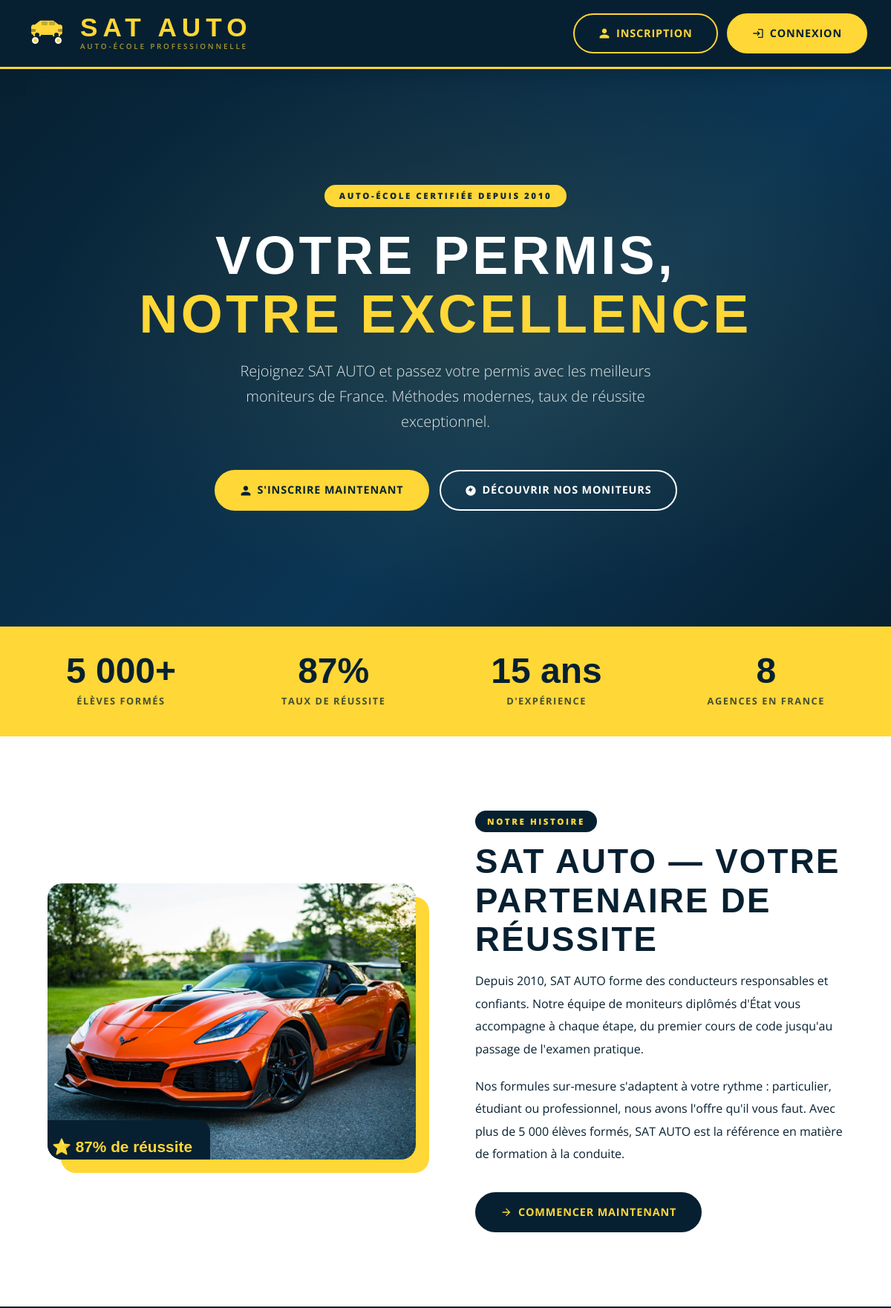
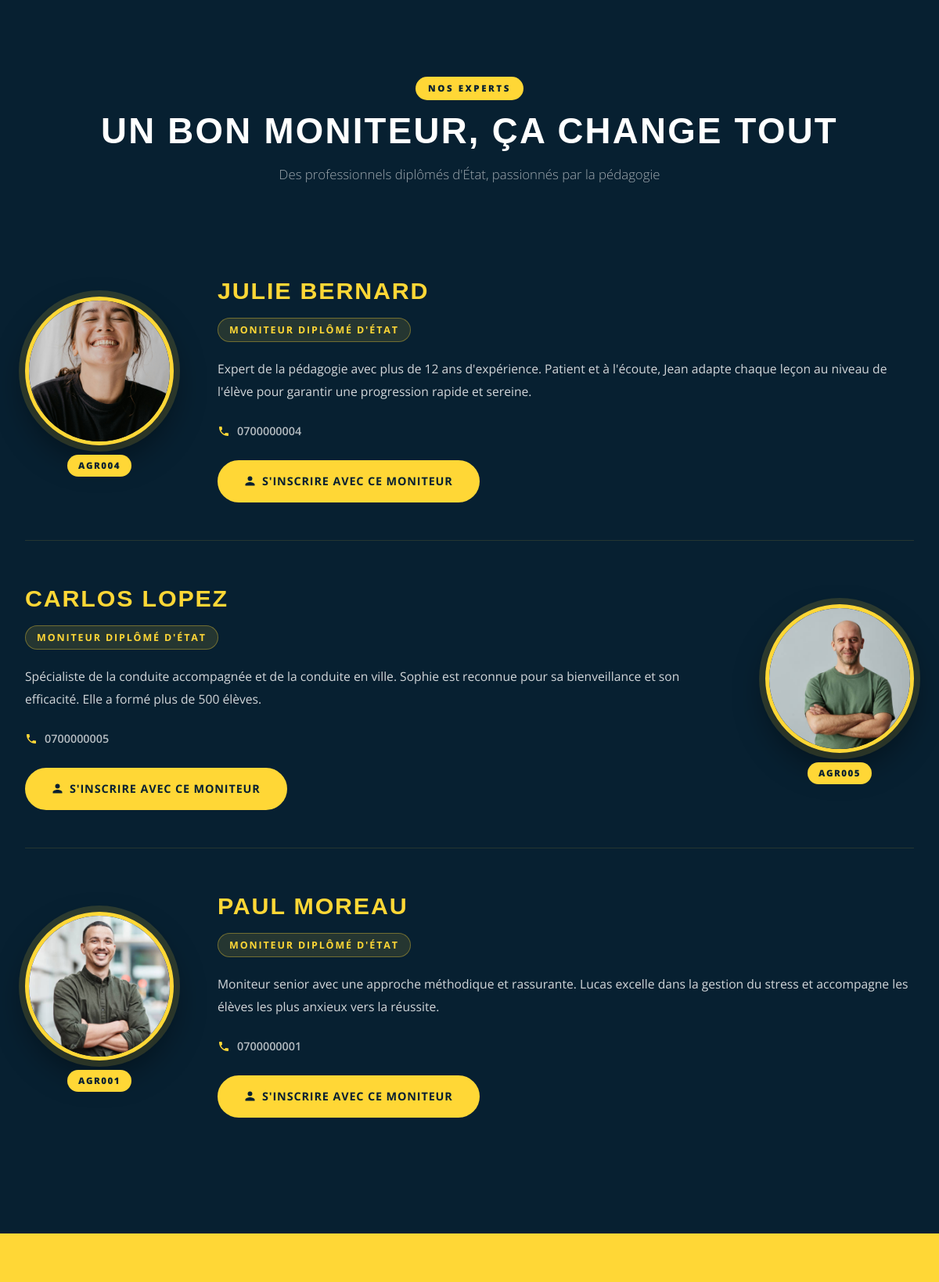
The page / (upper part) on the database its author committed (2 pictures, top to bottom).
### tables this page shows
CREATE TABLE moniteur (
    id_moniteur INT PRIMARY KEY AUTO_INCREMENT,
    nom VARCHAR(50) NOT NULL,
    prenom VARCHAR(50) NOT NULL,
    email VARCHAR(100) UNIQUE NOT NULL,
    mot_de_passe VARCHAR(255) NOT NULL,
    telephone VARCHAR(20) NOT NULL,
    date_embauche DATE NOT NULL,
    numero_agrement VARCHAR(50) 
);

### modele/modele.class.php (called while the page is built, shortened)
<?php
class Modele {
    private $connexionBDD;
    public function __construct() {
        $serveur = "mysql:host=localhost;dbname=sat_auto;charset=utf8";
        $utilisateur = "root";
        $motDePasse  = "";
        try {
            $this->connexionBDD = new PDO($serveur, $utilisateur, $motDePasse);
            $this->connexionBDD->setAttribute(PDO::ATTR_ERRMODE, PDO::ERRMODE_EXCEPTION);
            $this->connexionBDD->setAttribute(PDO::ATTR_DEFAULT_FETCH_MODE, PDO::FETCH_ASSOC);
        } catch (PDOException $erreur) {
            die("Erreur de connexion : " . $erreur->getMessage());
        }
    }
    public function listerMoniteursPageAccueil() {
        return $this->connexionBDD->query("SELECT * FROM moniteur ORDER BY nom LIMIT 3")->fetchAll();
    }
}
?>

### controleur/controleur.class.php (called while the page is built, shortened)
<?php
require_once("modele/modele.class.php");
class Controleur {
    protected $modele;
    public function __construct() {
        $this->modele = new Modele();
    }
    public function obtenirMoniteursPageAccueil() {
        return $this->modele->listerMoniteursPageAccueil();
    }
}
?>

### vue/vue_presentation.php (the view, shortened to what this page needs)
<?php $moniteurs = isset($moniteurs) ? $moniteurs : []; ?>
<!DOCTYPE html>
<html lang="fr">
<head>
  <link rel="stylesheet" href="https://cdnjs.cloudflare.com/ajax/libs/font-awesome/6.4.0/css/all.min.css">
  <link rel="stylesheet" href="css/style.css">
</head>
<body>
<header class="header">
  <div class="nav-inner">
    <a href="index.php" class="logo-wrap">
      <div class="logo-anim">
        <div class="logo-wheels">
          <span class="logo-wheel"></span>
          <span class="logo-wheel"></span>
        </div>
      </div>
      <div class="logo-text-wrap">
        <span class="logo-name">SAT AUTO</span>
        <span class="logo-tagline">Auto-École Professionnelle</span>
      </div>
    </a>
    <nav class="nav-right" id="navRight">
      <a href="index.php?page=inscription" class="btn btn-outline-y">
        <svg width="16" height="16" fill="currentColor" viewBox="0 0 24 24"><path d="M12 12c2.7 0 4.8-2.1 4.8-4.8S14.7 2.4 12 2.4 7.2 4.5 7.2 7.2 9.3 12 12 12zm0 2.4c-3.2 0-9.6 1.6-9.6 4.8v2.4h19.2v-2.4c0-3.2-6.4-4.8-9.6-4.8z"/></svg>
        Inscription
      </a>
      <a href="index.php?page=connexion" class="btn btn-yellow">
        <svg width="16" height="16" fill="currentColor" viewBox="0 0 24 24"><path d="M11 7L9.6 8.4l2.6 2.6H2v2h10.2l-2.6 2.6L11 17l5-5-5-5zm9 12h-8v2h8c1.1 0 2-.9 2-2V5c0-1.1-.9-2-2-2h-8v2h8v14z"/></svg>
        Connexion
      </a>
    </nav>
  </div>
</header>
<section class="hero">
  <div class="hero-badge">Auto-École Certifiée depuis 2010</div>
  <h1>Votre Permis,<br><em>Notre Excellence</em></h1>
  <p class="hero-sub">Rejoignez SAT AUTO et passez votre permis avec les meilleurs moniteurs de France. Méthodes modernes, taux de réussite exceptionnel.</p>
  <div class="hero-cta">
    <a href="index.php?page=inscription" class="btn btn-yellow">
      <svg width="16" height="16" fill="currentColor" viewBox="0 0 24 24"><path d="M12 12c2.7 0 4.8-2.1 4.8-4.8S14.7 2.4 12 2.4 7.2 4.5 7.2 7.2 9.3 12 12 12zm0 2.4c-3.2 0-9.6 1.6-9.6 4.8v2.4h19.2v-2.4c0-3.2-6.4-4.8-9.6-4.8z"/></svg>
      S'inscrire maintenant
    </a>
    <a href="#moniteurs" class="btn btn-outline-w">
      <svg width="16" height="16" fill="currentColor" viewBox="0 0 24 24"><path d="M12 2C6.48 2 2 6.48 2 12s4.48 10 10 10 10-4.48 10-10S17.52 2 12 2zm-1 14v-4H7l5-8v4h4l-5 8z"/></svg>
      Découvrir nos moniteurs
    </a>
  </div>
</section>
<div class="stats-strip">
  <div class="stats-inner">
    <div><div class="stat-n">5 000+</div><div class="stat-l">Élèves formés</div></div>
    <div><div class="stat-n">87%</div><div class="stat-l">Taux de réussite</div></div>
    <div><div class="stat-n">15 ans</div><div class="stat-l">D'expérience</div></div>
    <div><div class="stat-n">8</div><div class="stat-l">Agences en France</div></div>
  </div>
</div>
<section class="pres-section">
  <div class="pres-inner container">
    <div class="pres-img-wrap">
      <img src="images/conduite.jpg" alt="Conduite SAT AUTO">
      <div class="pres-badge">⭐ 87% de réussite</div>
    </div>
    <div>
      <span class="section-tag tag-on-white">Notre histoire</span>
      <h2 class="section-heading">SAT AUTO — Votre Partenaire de Réussite</h2>
      <p style="font-size:1rem;line-height:1.9;color:#072031;margin-bottom:20px;">
        Depuis 2010, SAT AUTO forme des conducteurs responsables et confiants. Notre équipe de moniteurs diplômés d'État vous accompagne à chaque étape, du premier cours de code jusqu'au passage de l'examen pratique.
      </p>
      <p style="font-size:1rem;line-height:1.9;color:#072031;margin-bottom:36px;">
        Nos formules sur-mesure s'adaptent à votre rythme : particulier, étudiant ou professionnel, nous avons l'offre qu'il vous faut. Avec plus de 5 000 élèves formés, SAT AUTO est la référence en matière de formation à la conduite.
      </p>
      <a href="index.php?page=inscription" class="btn btn-blue">
        <svg width="16" height="16" fill="currentColor" viewBox="0 0 24 24"><path d="M12 4l-1.41 1.41L16.17 11H4v2h12.17l-5.58 5.59L12 20l8-8z"/></svg>
        Commencer maintenant
      </a>
    </div>
  </div>
</section>
<section class="moniteurs-section" id="moniteurs">
  <div class="moniteurs-inner">
    <div style="text-align:center;margin-bottom:60px;">
      <span class="section-tag tag-on-blue">Nos experts</span>
      <h2 class="section-heading" style="color:#fff;">Un Bon Moniteur, Ça Change Tout</h2>
      <p class="section-sub center" style="color:rgba(255,255,255,.75);">Des professionnels diplômés d'État, passionnés par la pédagogie</p>
    </div>
    <?php
    $photos = [
      'images/lucie.jpg',
      'images/carlos.jpg',
      'images/Paul.jpg',
    ];
    $descs = [
      "Expert de la pédagogie avec plus de 12 ans d'expérience. Patient et à l'écoute, Jean adapte chaque leçon au niveau de l'élève pour garantir une progression rapide et sereine.",
      "Spécialiste de la conduite accompagnée et de la conduite en ville. Sophie est reconnue pour sa bienveillance et son efficacité. Elle a formé plus de 500 élèves.",
      "Moniteur senior avec une approche méthodique et rassurante. Lucas excelle dans la gestion du stress et accompagne les élèves les plus anxieux vers la réussite.",
    ];
    foreach ($moniteurs as $i => $m):
      $flip  = ($i % 2 === 1) ? 'flip' : '';
      $photo = $photos[$i % count($photos)];
      $desc  = $descs[$i % count($descs)];
    ?>
    <div class="moniteur-row <?php echo $flip; ?>">
      <div class="m-circle-col">
        <img src="<?php echo $photo; ?>"
             alt="<?php echo htmlspecialchars($m['prenom'].' '.$m['nom']); ?>"
             class="m-circle">
        <span class="m-agr"><?php echo htmlspecialchars($m['numero_agrement']); ?></span>
      </div>
      <div class="m-info">
        <h3 class="m-nom"><?php echo htmlspecialchars($m['prenom'].' '.$m['nom']); ?></h3>
        <span class="m-poste">Moniteur Diplômé d'État</span>
        <p class="m-desc"><?php echo $desc; ?></p>
        <div class="m-tel">
          <svg width="16" height="16" fill="#ffd736" viewBox="0 0 24 24"><path d="M6.62 10.79a15.05 15.05 0 006.59 6.59l2.2-2.2a1 1 0 011.01-.24 11.47 11.47 0 003.58.57 1 1 0 011 1V20a1 1 0 01-1 1A17 17 0 013 4a1 1 0 011-1h3.5a1 1 0 011 1 11.47 11.47 0 00.57 3.57 1 1 0 01-.24 1.01l-2.21 2.21z"/></svg>
          <?php echo htmlspecialchars($m['telephone']); ?>
        </div>
        <a href="index.php?page=inscription" class="btn btn-yellow">
          <svg width="15" height="15" fill="currentColor" viewBox="0 0 24 24"><path d="M12 12c2.7 0 4.8-2.1 4.8-4.8S14.7 2.4 12 2.4 7.2 4.5 7.2 7.2 9.3 12 12 12zm0 2.4c-3.2 0-9.6 1.6-9.6 4.8v2.4h19.2v-2.4c0-3.2-6.4-4.8-9.6-4.8z"/></svg>
          S'inscrire avec ce moniteur
        </a>
      </div>
    </div>
    <?php endforeach; ?>
  </div>
</section>
<section class="offres-section">
</section>
</body>
</html>

### index.php (shortened to what this page needs)
<?php
require_once("controleur/controleur.class.php");
$ctrl           = new Controleur();
$page = isset($_GET['page']) ? trim($_GET['page']) : 'accueil';
switch ($page) {
    case 'accueil':
        $moniteurs = $ctrl->obtenirMoniteursPageAccueil();
        require_once("vue/vue_presentation.php");
        break;
}
?>

### rows shown on the page
moniteur: shows a picture, numero_agrement "AGR004", prenom+nom "JULIE BERNARD", desc "Expert de la pédagogie avec plus de 12 ans d'expérience. Patient et à l'écoute, Jean adapte chaque leçon au niveau de l'élève pour garantir une progression rapide et sereine.", telephone "0700000004"
moniteur: shows a picture, numero_agrement "AGR005", prenom+nom "CARLOS LOPEZ", desc "Spécialiste de la conduite accompagnée et de la conduite en ville. Sophie est reconnue pour sa bienveillance et son efficacité. Elle a formé plus de 500 élèves.", telephone "0700000005"
moniteur: prenom+nom (picture), numero_agrement "AGR001", prenom+nom "PAUL MOREAU", desc "Moniteur senior avec une approche méthodique et rassurante. Lucas excelle dans la gestion du stress et accompagne les élèves les plus anxieux vers la réussite.", telephone "0700000001"
